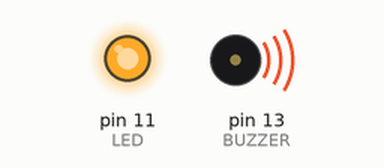
Recording of a program running on a simulated Raspberry Pi (header pin numbers). On the bench: output pins drawn as LEDs (lit = HIGH), buzzer (waves = sounding, pin HIGH).

Above: at 2.5 s.
At 7.5 s:
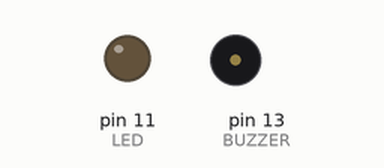
Timing chart, 0 to 13.0 s (numbered marks = the images above):
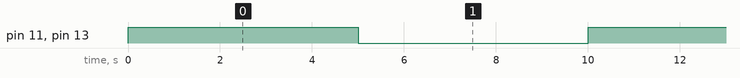

Measured:
- by itself, pin 11 (LED), pin 13 (BUZZER): alternates HIGH for 5.0 s and LOW for 5.0 s

The program:

Board_LED.py
```python
import RPi.GPIO as GPIO
import time
GPIO.setmode(GPIO.BOARD)


LED = 11
BUZZER = 13

GPIO.setup(LED,GPIO.OUT)
GPIO.setup(BUZZER,GPIO.OUT)

try:
    while True:
        GPIO.output(LED, GPIO.HIGH)
        GPIO.output(BUZZER, GPIO.HIGH)
        time.sleep(5)
        GPIO.output(LED, GPIO.LOW)
        GPIO.output(BUZZER, GPIO.LOW)
        time.sleep(5)
except (KeyboardInterrupt, RuntimeError, TypeError):
    GPIO.cleanup()
    print("clean up performed")
finally:
    GPIO.cleanup()
    #GPIO.output(LED, GPIO.LOW)
    #GPIO.output(BUZZER, GPIO.LOW)
    print("final cleanup")
    
```
